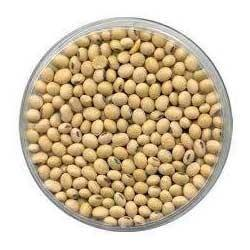
#> input picture beans/beans.jpg, 250 x 250 px
$ python beans.py
#> lines starting #> are read from the running program, lines starting #| are printed output that depends on the picture; after the words box and inside, x2 and y2 are one past the last pixel; in counts of white or black regions, pixels touching at a corner belong together
import cv2
import numpy as np
from skimage.morphology import opening

img = cv2.imread("beans.jpg")
#> img is the input picture: shape (250, 250, 3); mean B, G, R 174.3, 198, 213.3
kernel = np.ones((5, 5), np.uint8)
cv2.imshow('default', img)

# 1: ảnh xám
gray = cv2.cvtColor(img, cv2.COLOR_BGR2GRAY)
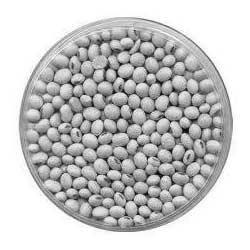
#> gray: shape (250, 250); min 4, max 255, mean 199.9

# 2: Làm mờ ảnh và phân ngưỡng ảnh
blur = cv2.GaussianBlur(gray, (9, 9), 1)
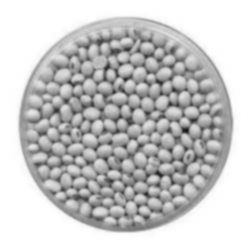
#> blur: shape (250, 250); min 20, max 255, mean 199.9
thresh = cv2.adaptiveThreshold(blur, 255, cv2.ADAPTIVE_THRESH_MEAN_C, cv2.THRESH_BINARY, 9, -5)
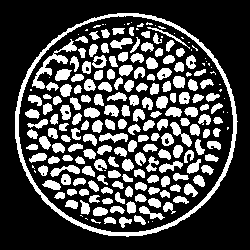
#> thresh: shape (250, 250); 28.2% white; 215 white regions (42 under 20 px), largest, box (x1, y1, x2, y2) and area: (15, 13, 238, 237) 2721, (32, 39, 77, 89) 442, (170, 122, 192, 147) 194
cv2.imshow('thresh', thresh)

# 3: lọc nhiễu ảnh với Opening
opening = cv2.morphologyEx(thresh, cv2.MORPH_OPEN, kernel)
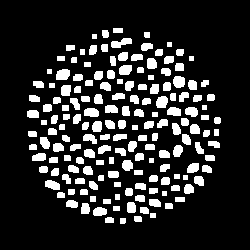
#> opening: shape (250, 250); 16.6% white; 167 white regions
cv2.imshow('opening', opening)

# 4: contour
contours, hierarchy = cv2.findContours(opening, cv2.RETR_TREE, cv2.CHAIN_APPROX_SIMPLE)
#> contours = 167 contours, 8 with area under 20; largest, box (x1, y1, x2, y2) and area: (56, 69, 70, 80) 112, (111, 38, 132, 48) 106, (173, 76, 185, 88) 104, (156, 96, 168, 108) 101, (84, 108, 99, 117) 98
cv2.drawContours(img, contours, -1, (0, 255, 0), 2)
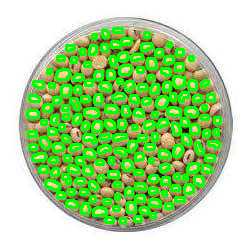
#> img: shape (250, 250, 3); mean B, G, R 146, 214.8, 167.7

# kết quả
cv2.imshow('contours', img)
print("Count: " + str(len(contours)))
#| Count: 167
cv2.waitKey(0)
cv2.destroyAllWindows()
